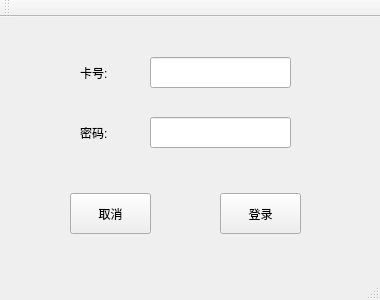
<?xml version="1.0" encoding="UTF-8"?>
<ui version="4.0">
 <class>login</class>
 <widget class="QMainWindow" name="login">
  <property name="geometry">
   <rect>
    <x>0</x>
    <y>0</y>
    <width>380</width>
    <height>300</height>
   </rect>
  </property>
  <property name="windowTitle">
   <string>login</string>
  </property>
  <widget class="QWidget" name="centralWidget">
   <widget class="QPushButton" name="pushButton_cancle">
    <property name="geometry">
     <rect>
      <x>70</x>
      <y>176</y>
      <width>81</width>
      <height>41</height>
     </rect>
    </property>
    <property name="styleSheet">
     <string notr="true">font: 24pt &quot;AR PL UKai CN&quot;;</string>
    </property>
    <property name="text">
     <string>取消</string>
    </property>
   </widget>
   <widget class="QPushButton" name="pushButton_login">
    <property name="geometry">
     <rect>
      <x>220</x>
      <y>176</y>
      <width>81</width>
      <height>41</height>
     </rect>
    </property>
    <property name="styleSheet">
     <string notr="true">font: 24pt &quot;AR PL UKai CN&quot;;</string>
    </property>
    <property name="text">
     <string>登录</string>
    </property>
   </widget>
   <widget class="QLineEdit" name="lineEdit_cardID">
    <property name="geometry">
     <rect>
      <x>150</x>
      <y>40</y>
      <width>141</width>
      <height>31</height>
     </rect>
    </property>
   </widget>
   <widget class="QLineEdit" name="lineEdit_password">
    <property name="geometry">
     <rect>
      <x>150</x>
      <y>100</y>
      <width>141</width>
      <height>31</height>
     </rect>
    </property>
   </widget>
   <widget class="QLabel" name="label_user">
    <property name="geometry">
     <rect>
      <x>80</x>
      <y>40</y>
      <width>71</width>
      <height>31</height>
     </rect>
    </property>
    <property name="styleSheet">
     <string notr="true">font: 20pt &quot;AR PL UKai CN&quot;;</string>
    </property>
    <property name="text">
     <string>卡号:</string>
    </property>
   </widget>
   <widget class="QLabel" name="label_password">
    <property name="geometry">
     <rect>
      <x>80</x>
      <y>100</y>
      <width>71</width>
      <height>31</height>
     </rect>
    </property>
    <property name="styleSheet">
     <string notr="true">font: 20pt &quot;AR PL UKai CN&quot;;</string>
    </property>
    <property name="text">
     <string>密码:</string>
    </property>
   </widget>
  </widget>
  <widget class="QMenuBar" name="menuBar">
   <property name="geometry">
    <rect>
     <x>0</x>
     <y>0</y>
     <width>380</width>
     <height>23</height>
    </rect>
   </property>
  </widget>
  <widget class="QToolBar" name="mainToolBar">
   <attribute name="toolBarArea">
    <enum>TopToolBarArea</enum>
   </attribute>
   <attribute name="toolBarBreak">
    <bool>false</bool>
   </attribute>
  </widget>
  <widget class="QStatusBar" name="statusBar"/>
 </widget>
 <layoutdefault spacing="6" margin="11"/>
 <resources/>
 <connections/>
</ui>
